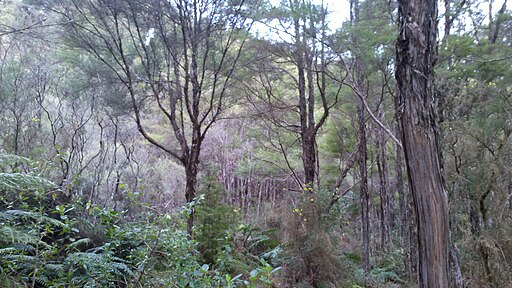
#> input picture Team_members/from_alzahra/data/New_Zealand_scenic_walk_view.jpg, 512 x 288 px, found by its file name
$ jupyter execute 'Color Enhancement.ipynb'
#> lines starting #> are read from the running program, lines starting #| are printed output that depends on the picture
## Color Enhancement

[cell 1]
from PIL import Image, ImageEnhance
import numpy as np
import matplotlib.pyplot as plt
import cv2

[cell 2]
image_path = "New_Zealand_scenic_walk_view.jpg"
img = Image.open(image_path)
#> img is the input picture: PIL image 512x288 RGB; mean R, G, B 114.4, 118.7, 120.4

[cell 3]
nz_img=cv2.imread("New_Zealand_scenic_walk_view.jpg")
print(nz_img)
#> (printed output is left out)

[cell 4]
plt.imshow(cv2.cvtColor(nz_img,cv2.COLOR_RGB2BGR))
plt.axis("off")

[cell 5]
# This function will plot two images
def plot_image(image_1, image_2,title_1,title_2):
    plt.figure(figsize=(10,10))
    plt.subplot(1, 2, 1)
    plt.imshow(cv2.cvtColor(image_1, cv2.COLOR_BGR2RGB))
    plt.title(title_1)
    plt.subplot(1, 2, 2)
    plt.imshow(cv2.cvtColor(image_2, cv2.COLOR_BGR2RGB))
    plt.title(title_2)
    plt.show()

[cell 6]
# Enhance contrast
contrast_enhancer = ImageEnhance.Contrast(img)
img_contrast = contrast_enhancer.enhance(1.5)  # 1.5 = 50% more contrast
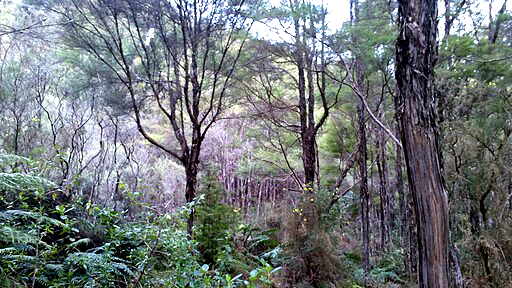
#> img_contrast: PIL image 512x288 RGB; mean R, G, B 111.8, 117.8, 120

[cell 7]
# Enhance color (saturation)
color_enhancer = ImageEnhance.Color(img_contrast)
img_final = color_enhancer.enhance(1.4)  # 1.4 = 40% more saturation

[cell 8]
# Show before and after
plt.figure(figsize=(10, 5))

# Original image
plt.subplot(1, 2, 1)
plt.imshow(nz_img)
plt.title("Original")
plt.axis("off")

# Enhanced image
plt.subplot(1, 2, 2)
plt.imshow(img_final)
plt.title("Enhanced")
plt.axis("off")

plt.show()
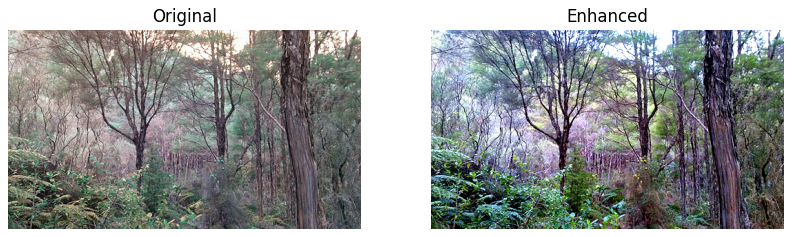
#> figure drawn by matplotlib, 2 panels; B, G, R data is drawn as R, G, B

$ run again, with Team_members/from_alzahra/data/sea_turtle.jpg copied over Team_members/from_alzahra/data/New_Zealand_scenic_walk_view.jpg
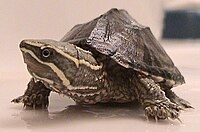
#> input picture Team_members/from_alzahra/data/sea_turtle.jpg, 200 x 132 px, found by its file name
#> img is the input picture: PIL image 200x132 RGB; mean R, G, B 155.2, 134.1, 123
#> (printed output is left out)
#> `img_contrast = contrast_enhancer.enhance(1.5)`:
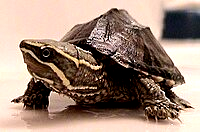
#> img_contrast: PIL image 200x132 RGB; mean R, G, B 157.7, 134.2, 120
#> `plt.show()`:
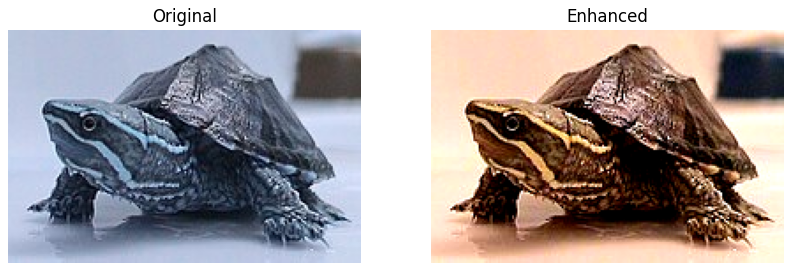
#> figure drawn by matplotlib, 2 panels; B, G, R data is drawn as R, G, B

$ run again, with Team_members/from_alzahra/data/catimg.jpeg copied over Team_members/from_alzahra/data/New_Zealand_scenic_walk_view.jpg
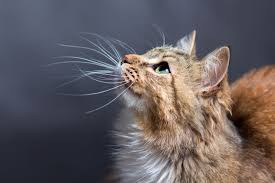
#> input picture Team_members/from_alzahra/data/catimg.jpeg, 275 x 183 px, found by its file name
#> img is the input picture: PIL image 275x183 RGB; mean R, G, B 99.2, 92, 95.3
#> (printed output is left out)
#> `img_final = color_enhancer.enhance(1.4)`:
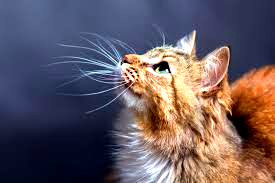
#> img_final: PIL image 275x183 RGB; mean R, G, B 101.7, 88.6, 96.2
#> `plt.show()`:
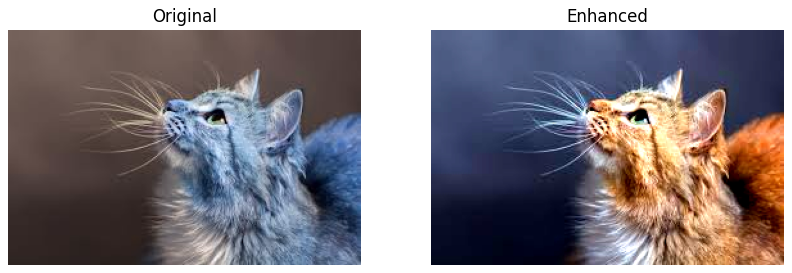
#> figure drawn by matplotlib, 2 panels; B, G, R data is drawn as R, G, B
